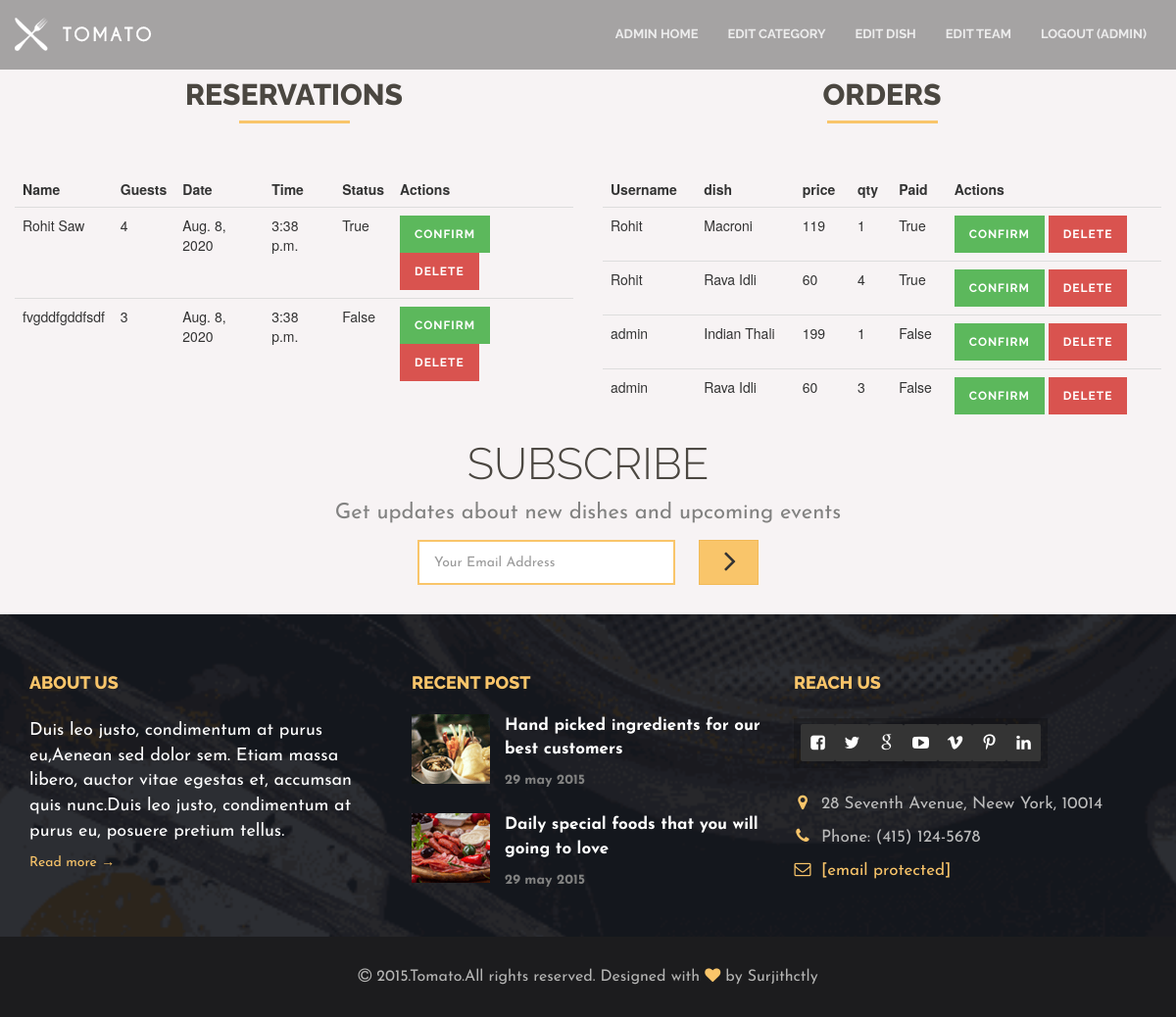
Page /management/AdminHome/ (signed in) on the committed database.
### customer/models.py (models this page shows, shortened)
class Reservation(models.Model):
    user = models.ForeignKey(User,on_delete=models.CASCADE, blank=True, null=True)
    mob = models.IntegerField(null=True, blank=True)
    email = models.EmailField(blank=True, null=True)
    name = models.CharField(blank=True, null=True, max_length = 20)
    guests = models.IntegerField(blank=True, null=True)
    date = models.DateField(blank=True, null=True)
    time = models.TimeField(blank=True, null=True)
    confirm = models.BooleanField(blank=True, null=True, default=False)

class Add_to_cart(models.Model):
    user = models.ForeignKey(User,on_delete=models.CASCADE, blank=True, null=True)
    dish = models.ForeignKey(Dish,on_delete=models.CASCADE, blank=True, null=True)
    qty = models.IntegerField(blank=True, null=True, default=1)
    confirmation = models.BooleanField(blank=True, null=True, default=False)

### management/models.py (models this page shows, shortened)
class Dish(models.Model):
    cat = models.ForeignKey(Category, on_delete=models.CASCADE, blank =True, null=True)
    title = models.CharField(max_length=30, blank=True, null=True)
    dis = models.TextField(null=True, blank =True)
    img = models.FileField(null=True, blank =True)
    img1 = models.FileField(null=True, blank =True)
    img2 = models.FileField(null=True, blank =True)
    price = models.IntegerField(null=True, blank =True)
    mrp = models.IntegerField(null=True, blank =True)
    avail = models.BooleanField(default=True, blank =True, null=True)

### management/views.py (the view, shortened to what this page needs)
# urls.py: path('AdminHome/', AdminHome, name='AdminHome'),
def AdminHome(request):
    if request.user.is_anonymous:
        return redirect('account')
    if not request.user.is_staff:
        return redirect('home')
    res = Reservation.objects.all()
    order = Add_to_cart.objects.all()
    if 'delete' in request.POST:
        Reservation.objects.get(id = request.POST['delete']).delete()
    if 'deleteOrder' in request.POST:
        Add_to_cart.objects.get(id = request.POST['deleteOrder']).delete()
    if "confirmOrder" in request.POST:
        Add_to_cart.objects.filter(id = request.POST['confirmOrder']).update(confirmation = True)
    d = {'res':res, 'order':order}
    return render(request,'index2.html',d)

### templates/index2.html (shortened to what this page needs)
{% extends 'base2.html' %}
{% block body %}
{% load static %}
<div class="col-md-6">
    <div class="page-header">
        <h2>Reservations</h2>
    </div>
    <table class="table">
        <thead>
            <tr>
                <th>Name</th>
                <th>Guests</th>
                <th>Date</th>
                <th>Time</th>
                <th>Status</th>
                <th>Actions</th>
            </tr>
        </thead>
        <tbody>
            {% for i in res %}
            <tr>
                <td>{{i.name}}</td>
                <td>{{ i.guests }}</td>
                <td>{{i.date}}</td>
                <td>{{ i.time }}</td>
                <td>{{ i.confirm }}</td>
                <form method='post'>
                <td><button type="submit" name="confirm" value="{{ i.id }}" class="btn btn-success btn-xs">Confirm</button>
                    <button type="submit" name="delete" value="{{ i.id}}" class="btn btn-danger btn-xs">Delete</button>
                </td>
                </form>
            {% endfor %}
            </tr>
        </tbody>
    </table>
</div>
<div class="col-md-6">
    <div class="page-header">
        <h2>Orders</h2>
    </div>
    <table class="table">
        <thead>
            <tr>
                <th>Username</th>
                <th>dish</th>
                <th>price</th>
                <th>qty</th>
                <th>Paid</th>
                <th>Actions</th>
            </tr>
        </thead>
        <tbody>
            {% for i in order %}
            <tr>
                <td>{{i.user.username}}</td>
                <td>{{ i.dish.title }}</td>
                <td>{{i.dish.price}}</td>
                <td>{{ i.qty }}</td>
                <td>{{ i.confirmation }}</td>
                <form method='post'>
                <td><button type="submit" name="confirmOrder" value="{{ i.id }}" class="btn btn-success btn-xs">Confirm</button>
                    <button type="submit" name="deleteOrder" value="{{ i.id}}" class="btn btn-danger btn-xs">Delete</button>
                </td>
                </form>
            {% endfor %}
            </tr>
        </tbody>
    </table>
</div>
{% endblock %}

### templates/base2.html (shortened to what this page needs)
<!DOCTYPE html>
{% load static %}
<html lang="en">
<head>
    <link rel="stylesheet" href="{% static 'css/bootstrap.min.css' %}">
    <link rel="stylesheet" href="{% static 'css/font-awesome/css/font-awesome.css' %}">
    <link rel="stylesheet" href="{% static 'css/plugin.css' %}">
    <link rel="stylesheet" href="{% static 'css/main.css' %}">
</head>
<body>
    <div class="body">
        <div class="main-wrapper">
            <nav class="navbar navbar-fixed-top">
                <div class="container">
                    <div class="navbar-header">
                        <a class="navbar-brand" href="index-2.html">
                            <img src="{% static 'img/nav-logo.png' %}" alt="nav-logo">
                        </a>
                    </div>
                    <div id="navbar" class="navbar-collapse collapse">
                        <ul class="nav navbar-nav navbar-right">
                            <li><a href="{% url 'AdminHome' %}">Admin Home</a></li>
                            <li><a href="{% url 'EditCat' %}">Edit Category</a></li>
                            <li><a href="{% url 'editdish'  %}">Edit Dish</a></li>
                            <li><a href="{% url 'editteam'  %}">Edit Team</a></li>
                            {% if request.user.is_authenticated %}
                            <li><a href="{% url 'logout' %}">Logout ({{ user.username }}) </a></li>
                            {% endif %}
                        </ul>
                    </div>
                </div>
            </nav>
{% block body %}
{% endblock body %}
<section class="subscribe">
                <div class="container">
                    <div class="row">
                        <div class="col-md-12">
                            <h1>Subscribe</h1>
                            <p>Get updates about new dishes and upcoming events</p>
                            <form class="form-inline"
                                action="https://demo.web3canvas.com/themeforest/tomato/php/subscribe.php" id="invite"
                                method="POST">
                                <div class="form-group">
                                    <input class="e-mail form-control" name="email" id="address" type="email"
                                        placeholder="Your Email Address" required>
                                </div>
                                <button type="submit" class="btn btn-default">
                                    <i class="fa fa-angle-right"></i>
                                </button>
                            </form>
                        </div>
                    </div>
                </div>
            </section>
            <section class="footer">
                <div class="container">
                    <div class="row">
                        <div class="col-md-4 col-sm-12">
                            <h1>About us</h1>
                            <p>Duis leo justo, condimentum at purus eu,Aenean sed dolor sem. Etiam massa libero, auctor
                                vitae egestas et, accumsan quis nunc.Duis leo justo, condimentum at purus eu, posuere
                                pretium tellus.</p>
                            <a href="about.html">Read more &rarr;</a>
                        </div>
                        <div class="col-md-4  col-sm-6">
                            <h1>Recent post</h1>
                            <div class="footer-blog clearfix">
                                <a href="blog_right_sidebar.html">
                                    <img src="{% static 'img/thumb8.png' %}" class="img-responsive footer-photo" alt="blog photos">
                                    <p class="footer-blog-text">Hand picked ingredients for our best customers</p>
                                    <p class="footer-blog-date">29 may 2015</p>
                                </a>
                            </div>
                            <div class="footer-blog clearfix last">
                                <a href="blog_right_sidebar.html">
                                    <img src="{% static 'img/thumb9.png' %}" class="img-responsive footer-photo" alt="blog photos">
                                    <p class="footer-blog-text">Daily special foods that you will going to love</p>
                                    <p class="footer-blog-date">29 may 2015</p>
                                </a>
                            </div>
                        </div>
                        <div class="col-md-4  col-sm-6">
                            <h1>Reach us</h1>
                            <div class="footer-social-icons">
                                <a href="https://www.facebook.com/">
                                    <i class="fa fa-facebook-square"></i>
                                </a>
                                <a href="https://www.twitter.com/">
                                    <i class="fa fa-twitter"></i>
                                </a>
                                <a href="https://plus.google.com/">
                                    <i class="fa fa-google"></i>
                                </a>
                                <a href="https://www.youtube.com/">
                                    <i class="fa fa-youtube-play"></i>
                                </a>
                                <a href="https://www.vimeo.com/">
                                    <i class="fa fa-vimeo"></i>
                                </a>
                                <a href="https://www.pinterest.com/">
                                    <i class="fa fa-pinterest-p"></i>
                                </a>
                                <a href="http://www.linkedin.com/">
                                    <i class="fa fa-linkedin"></i>
                                </a>
                            </div>
                            <div class="footer-address">
                                <p><i class="fa fa-map-marker"></i>28 Seventh Avenue, Neew York, 10014</p>
                                <p><i class="fa fa-phone"></i>Phone: (415) 124-5678</p>
                                <p><i class="fa fa-envelope-o"></i><a
                                        href="https://demo.web3canvas.com/cdn-cgi/l/email-protection"
                                        class="__cf_email__"
                                        data-cfemail="65161015150a17112517001611041017040b114b060a08">[email&#160;protected]</a>
                                </p>
                            </div>
                        </div>
                    </div>
                </div>
                <div class="footer-copyrights">
                    <div class="container">
                        <div class="row">
                            <div class="col-md-12">
                                <p><i class="fa fa-copyright"></i> 2015.Tomato.All rights reserved. Designed with <i
                                        class="fa fa-heart primary-color"></i> by Surjithctly</p>
                            </div>
                        </div>
                    </div>
                </div>
            </section>
        </div>
    </div>
</body>
</html>

### static/css/main.css (style rules this page uses)
body { height:100%;overflow-y:scroll;-webkit-overflow-scrolling:touch }
h1,h2,h3,h4,h5,h6,.h1,.h2,.h3,.h4,.h5,.h6 { font-family:raleway,sans-serif;text-transform:uppercase;color:#4b4741;text-align:center;font-weight:800 }
.page-header { border:none;margin:80px 0 40px }
.page-header:after { content:"";display:block;position:relative;height:3px;width:113px;background-color:#f9c56a;margin:0 auto }
p { font-family:josefin sans,sans-serif;color:#828281;font-size:22px }
a,a:hover { text-decoration:none }
html { text-rendering:optimizeLegibility!important;-webkit-font-smoothing:antialiased!important }
.primary-color { color:#f9c56a }
.form-group { font-family:josefin sans,sans-serif }
.form-group input,.form-group textarea { border-radius:0;border:none!important;-webkit-box-shadow:none!important;-moz-box-shadow:none!important;box-shadow:none!important;background-color:#f3f1ed;padding:10px 15px }
.btn { border-radius:0;border:none;font-family:raleway,sans-serif;text-transform:uppercase;letter-spacing:1px;font-weight:700;padding:10px 15px }
.btn-default { background-color:#f9c56a }
.navbar { background-color:rgba(0,0,0,.33);color:#fff;z-index:50;margin:0;transition:.4s }
.navbar .navbar-nav>li>a { color:#ececec;text-transform:uppercase;padding:25px 15px;font-weight:700;font-size:13px;font-family:raleway,sans-serif;transition:all .5s ease }
.navbar .navbar-brand { padding:18px 0 }
.footer { background:url(../img/bg6.png) no-repeat center center;-webkit-background-size:cover;-moz-background-size:cover;-o-background-size:cover;background-size:cover }
.footer .container { padding-bottom:44px }
.footer-copyrights .container { padding-bottom:0 }
.footer h1 { color:#f9c56a;font-size:18px;text-align:left;margin:60px 0 26px }
.footer p { color:#fff;font-size:18px }
.footer-address p { color:#bcbcbc;font-size:17px }
.footer a { color:#f9c56a;text-decoration:none }
.footer .footer-blog { margin-bottom:27px }
.footer .footer-blog.last { margin-bottom:0 }
.footer .footer-blog img { float:left;margin-right:15px }
.footer .footer-blog .footer-blog-text { font-weight:700;font-size:17px;margin-top:-4px!important }
.footer .footer-blog .footer-blog-date { font-size:14px;color:#828281;font-weight:700;margin:0 }
.footer .footer-social-icons { background:rgba(0,0,0,.2);padding:6px 7px 7px;margin-bottom:25px;display:table }
.footer .footer-social-icons a { padding:9px 0 6px;margin-right:0 1px;color:#fff;background-color:#343434;border-radius:2px;width:35px;height:38px;display:inline-block;text-align:center;font-size:17px }
.footer-address .fa { margin-right:10px;color:#f9c56a;width:18px;text-align:center }
.footer .footer-copyrights { text-align:center;background-color:#1c1c1e }
.footer .footer-copyrights p { margin:30px 0;color:#b5b5b4;font-size:16px }
.subscribe { padding:30px 0;background:#f7f3f4 }
.subscribe h1 { font-weight:300;text-align:left;margin:0;float:left;line-height:45px;font-size:45px }
.subscribe p { float:left;margin:5px 0 0 40px;line-height:35px }
.subscribe form { float:right }
.subscribe form .btn .fa { font-size:34px;padding:0 8px;position:relative;top:-2px;left:2px }
.subscribe input { border:2px solid #f9c56a!important;background:#fff none repeat scroll 0% 0%;margin:0 20px;width:263px!important;line-height:42px;height:46px }
.subscribe .btn-default { padding:0 15px;height:46px;border:1px solid #f2ba57;-webkit-transition:all .5s ease;-o-transition:all .5s ease;transition:all .5s ease }
@media (max-width:1200px) { .subscribe h1,.subscribe p,.subscribe form { float:none;text-align:center } }
@media (max-width:1200px) { .subscribe p { margin-left:0;margin-top:10px } }
@media (max-width:1200px) { .subscribe form { width:100%;margin-top:10px } }
@media (max-width:1200px) { .subscribe input { margin-left:0 } }
@media (max-width:1200px) { .subscribe .form-inline .form-group { display:inline-block } }
table { width:100% }
.table thead tr th { border-radius:0!important;border:none }
.footer { font-family:Josefin Sans }
.footer .footer-blog .footer-blog-text { margin-top:-15px }
input,textarea { outline:0 }
.main-wrapper { position:relative;background:#fff }
.body { width:100%;position:relative;overflow:hidden;background:#fff }
.slick-slide,.slick-list,.slick-active,button,input,textarea { outline:0 }

### rows in the picture
Reservation: name "Rohit Saw", guests "4", date "Aug. 8, 2020", time "3:38 p.m.", confirm "True", {{ i.id }} 2 (drawn)
Reservation: name "fvgddfgddfsdf", guests "3", date "Aug. 8, 2020", time "3:38 p.m.", confirm "False"
Add_to_cart: user.username "Rohit", dish "Macroni", dish.price "119", qty "1", confirmation "True", {{ i.id }} 3 (drawn)
Add_to_cart: user.username "Rohit", dish "Rava Idli", dish.price "60", qty "4", confirmation "True"
Add_to_cart: user.username "admin", dish "Indian Thali", dish.price "199", qty "1", confirmation "False", {{ i.id }} 6 (drawn)
Add_to_cart: user.username "admin", dish "Rava Idli", dish.price "60", qty "3", confirmation "False", {{ i.id }} 7 (drawn)

### other values in the picture
{{ user.username }} "ADMIN"
